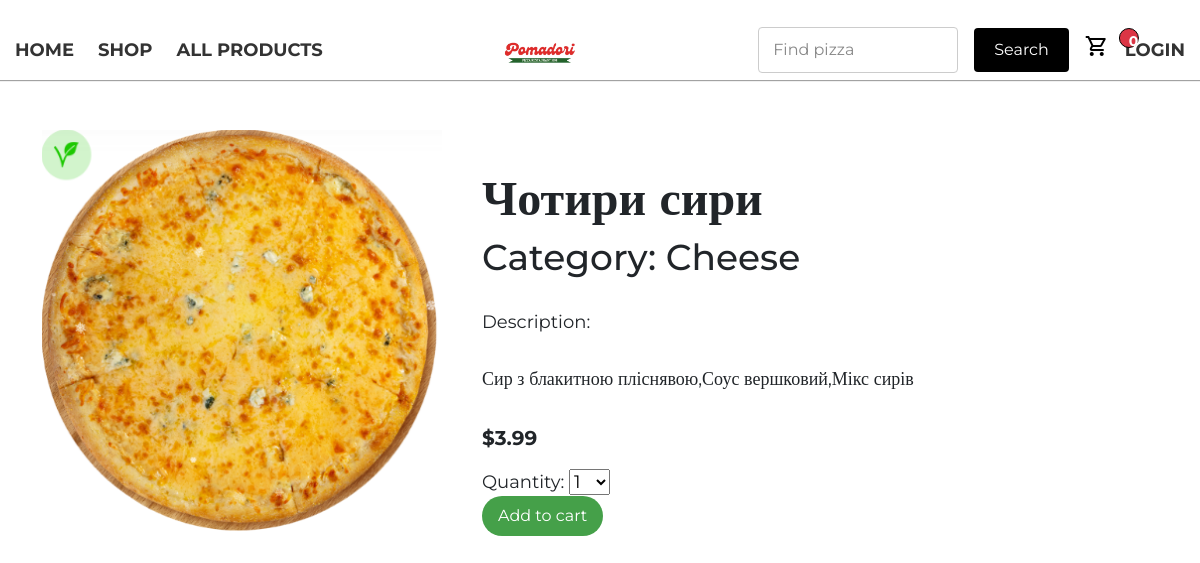
Screenshot of /shop/chotiri-siri/ with the database file from the repository.
### main/models.py (models this page shows, shortened)
class Products(models.Model):
    category = models.ForeignKey(Category, related_name='products', on_delete=models.CASCADE)
    name = models.CharField(max_length=155)
    slug = models.SlugField(max_length=155)
    image = models.ImageField(upload_to='products/%Y/%m/%d', blank=True)
    description = models.TextField(blank=True)
    price = models.DecimalField(max_digits=10, decimal_places=2)
    available = models.BooleanField(default=True)
    created = models.DateTimeField(auto_now_add=True)
    updated = models.DateTimeField(auto_now=True)
    discount = models.DecimalField(default=0.00, max_digits=4, decimal_places=2)
    class Meta:
        ordering = ['name']
        indexes = [
            models.Index(fields=['id', 'slug']),
            models.Index(fields=['name']),
            models.Index(fields=['-created'])
        ]

class Category(models.Model):
    name = models.CharField(max_length=255, unique=True)
    slug = models.SlugField(max_length=255, unique=True)
    class Meta:
        ordering = ['name']
        indexes = [models.Index(fields=['name'])]
        verbose_name = 'category'
        verbose_name_plural = 'categories'
    def __str__(self):
        return self.name

### main/views.py (the view)
# urls.py: path('shop/<slug:slug>/',views.producr_detail,name='product_detail'),
def producr_detail(request,slug):
    product=get_object_or_404(Products,slug=slug,available=True)
    cart_product_form=CartAddProductForm
    return render(request,'main/detail.html',{'product':product,'cart_product_form':cart_product_form})

### cart/cart.py (called while the page is built)
    def __len__(self):
        return sum(item['quantity'] for item in self.cart.values())

### cart/context_processors.py (called while the page is built)
def cart(request):
    return {'cart':Cart(request)}

### main/templates/main/detail.html (shortened to what this page needs)
{% extends "main/base.html" %}
{% load static %}
{% block content %}
    <div class="detail-product d-flex">
        <div class="detail-img">
            <img src="{% if product.image %}{{ product.image.url }}{% else %}{% static 'img/Not found image.png' %}{% endif %}" class="detail-image" alt="{{ product.name }}">
        </div>
        <div class="detail-description">
            <h2>{{ product.name }}</h2>
            <h3>Category: {{ product.category }}</h3>
            <p>Description: {{ product.description | linebreaks }}</p>
            {% if product.discount %}
                <div class="cart-discount d-flex gap-2">
                    <p class="line"> ${{ product.price }}</p>
                    <p> ${{ product.sell_price }}</p>
                </div>
            {% else %}
                <p class="price"> ${{ product.price }}</p>
            {% endif %}
            <form action="{% url 'cart:cart_add' product.id %}" class="qform" method="post">
                <div class="cart-form">
                    {{ cart_product_form }}
                </div>
                <input type="submit" value="Add to cart" class="add-to-cart-btn">
            </form>
        </div>
    </div>
{% endblock %}

### main/static/css/base.css (style rules this page uses)
:root { --box-shadow: 0px 1px 1px rgba(0,0,0,0.363); }
body { font-family: "Montserrat", serif; font-size: 18px; padding: 0; margin: 0; overflow-x: hidden; }
h2 { font-size: 48px; font-weight: 600; }
h3 { font-size: 36px; }
.price { font-size: 20px; font-weight: 700; margin-top: -10px; }
.detail-image { width: 400px; height: 403px; }
.detail-product { margin-top: 50px; }
.detail-description { margin-left: 40px; margin-top: 40px; }
.detail-description p { margin-top: 30px; max-width: 700px; }
.add-to-cart-btn { background-color: #4CAF50; color: white; border: none; padding: 8px 16px; border-radius: 20px; font-size: 16px; cursor: pointer; transition: background-color 0.3s; }
.add-to-cart-btn { background-color: #45a049; }

### rows the page displays
Products: image (picture), name "Чотири сири", category "Cheese", description "Сир з блакитною пліснявою,Соус вершковий,Мікс сирів", price "3.99"
